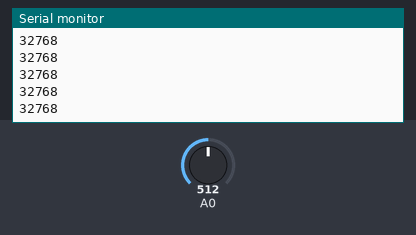
Simulated run of this sketch. Board: Teensy 4. Parts: the last lines printed to the serial monitor. The inputs (shaded band) are chosen by the test bench; at power-on: A0 = 512 (analog values on the 0–1023 scale).

Above: at 1.2 s.
1.3 s: A0 set to 716
At 1.9 s:
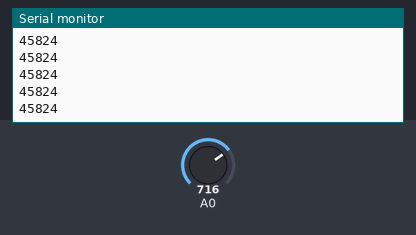
2.8 s: A0 set to 900
At 3.7 s:
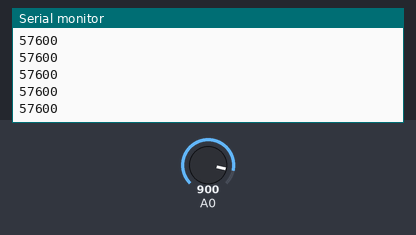
Timing chart, 0 to 5.8 s (numbered marks = the images above; inputs shaded):
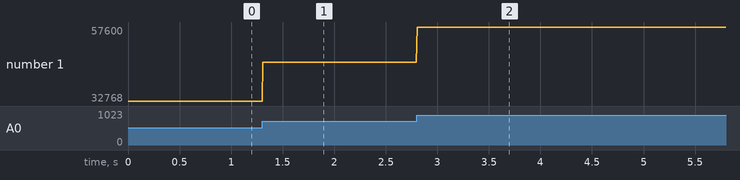

The sketch:

read_voltage_teensy.ino
```cpp
void setup() {
  // open a serial connection
  Serial.begin(9600);
  analogReadResolution(16);
}

void loop() {
  // and send it out the serial connection
  Serial.println(analogRead(A0));
  delay(8);
}
```

Measured:
- after the input at 1.3 s, the serial monitor: prints a new line at once (image 1)
- after the input at 2.8 s, the serial monitor: prints a new line at once (image 2)
- plotted number 1: 32768 → 45824 after the input at 1.3 s, 45824 → 57600 after the input at 2.8 s
